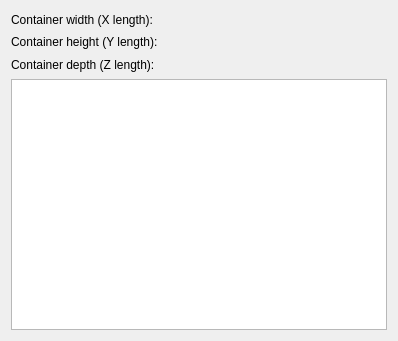
<?xml version="1.0" encoding="UTF-8"?>
<ui version="4.0">
 <class>ContainerProblemForm</class>
 <widget class="QWidget" name="ContainerProblemForm">
  <property name="geometry">
   <rect>
    <x>0</x>
    <y>0</y>
    <width>398</width>
    <height>341</height>
   </rect>
  </property>
  <property name="windowTitle">
   <string>Form</string>
  </property>
  <layout class="QGridLayout" name="gridLayout_2">
   <item row="0" column="0">
    <layout class="QGridLayout" name="gridLayout">
     <item row="0" column="0">
      <widget class="QLabel" name="label_1">
       <property name="text">
        <string>Container width (X length): </string>
       </property>
      </widget>
     </item>
     <item row="0" column="1">
      <widget class="QLabel" name="labelContainerLengthX">
       <property name="text">
        <string/>
       </property>
      </widget>
     </item>
     <item row="1" column="0">
      <widget class="QLabel" name="label_2">
       <property name="text">
        <string>Container height (Y length): </string>
       </property>
      </widget>
     </item>
     <item row="1" column="1">
      <widget class="QLabel" name="labelContainerLengthY">
       <property name="text">
        <string/>
       </property>
      </widget>
     </item>
     <item row="2" column="0">
      <widget class="QLabel" name="label_3">
       <property name="text">
        <string>Container depth (Z length): </string>
       </property>
      </widget>
     </item>
     <item row="2" column="1">
      <widget class="QLabel" name="labelContainerLengthZ">
       <property name="text">
        <string/>
       </property>
      </widget>
     </item>
    </layout>
   </item>
   <item row="0" column="1">
    <spacer name="horizontalSpacer">
     <property name="orientation">
      <enum>Qt::Horizontal</enum>
     </property>
     <property name="sizeHint" stdset="0">
      <size>
       <width>171</width>
       <height>62</height>
      </size>
     </property>
    </spacer>
   </item>
   <item row="1" column="0" colspan="2">
    <widget class="QTableView" name="tableView"/>
   </item>
  </layout>
 </widget>
 <resources/>
 <connections/>
</ui>
